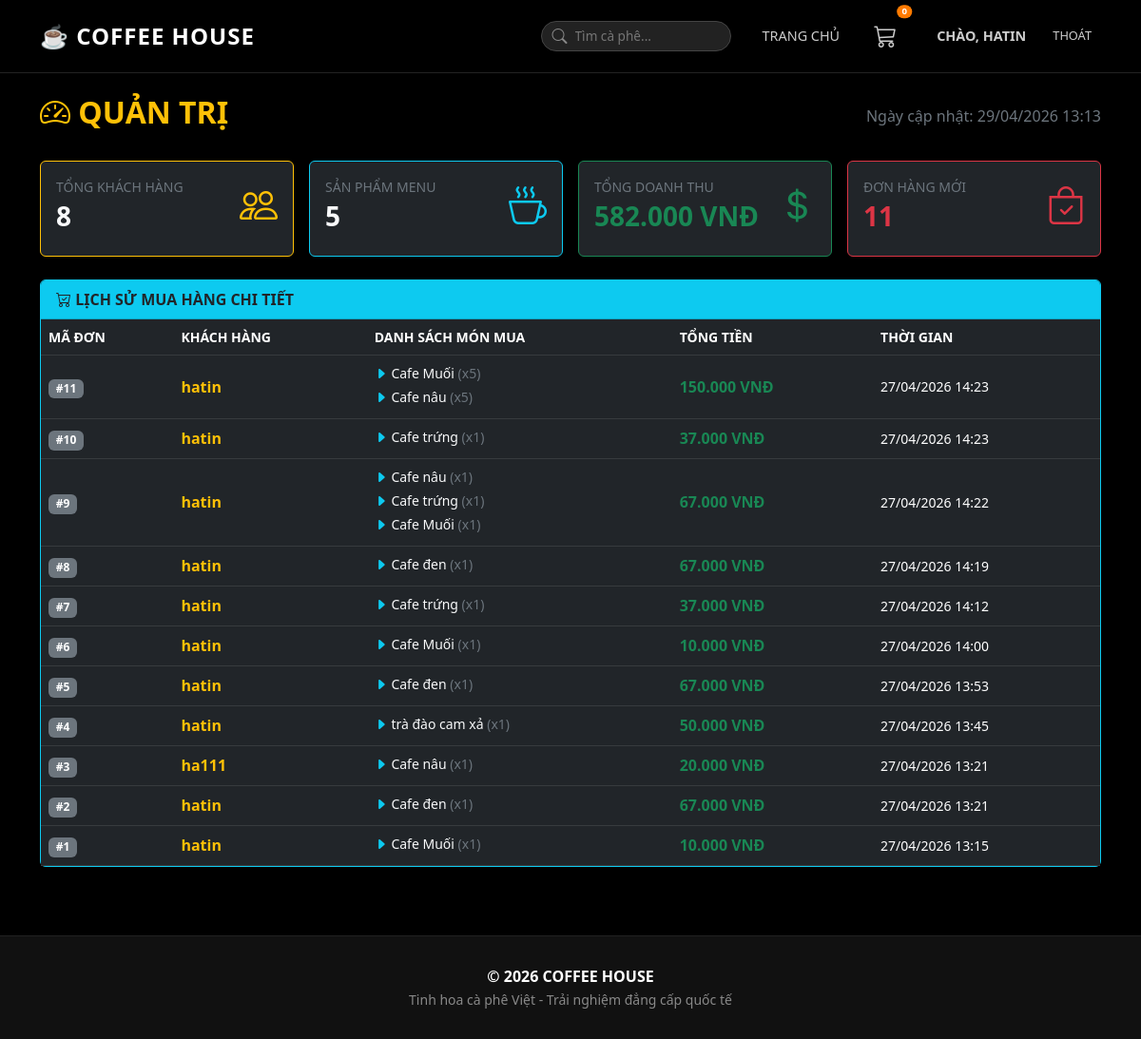
Page /admin-panel/ (signed in) on the committed database.
### products/models.py (models this page shows, shortened)
class Order(models.Model):
    user = models.ForeignKey(User, on_delete=models.CASCADE, verbose_name="Khách hàng")
    total_price = models.DecimalField(max_digits=12, decimal_places=0, verbose_name="Tổng tiền")
    created_at = models.DateTimeField(auto_now_add=True, verbose_name="Ngày đặt")
    status = models.CharField(max_length=50, default="Hoàn thành", verbose_name="Trạng thái")

class OrderItem(models.Model):
    order = models.ForeignKey(Order, related_name='items', on_delete=models.CASCADE)
    product = models.ForeignKey(Product, on_delete=models.CASCADE, verbose_name="Sản phẩm")
    quantity = models.PositiveIntegerField(default=1, verbose_name="Số lượng")
    price = models.DecimalField(max_digits=10, decimal_places=0, verbose_name="Giá lúc mua")

class Product(models.Model):
    category = models.ForeignKey(Category, on_delete=models.CASCADE, verbose_name="Danh mục")
    name = models.CharField(max_length=200, verbose_name="Tên sản phẩm")
    description = models.TextField(verbose_name="Mô tả", blank=True)
    price = models.DecimalField(max_digits=10, decimal_places=0, verbose_name="Giá tiền")
    image = models.ImageField(upload_to='products/', null=True, blank=True)
    created_at = models.DateTimeField(auto_now_add=True)

### products/views.py (the view)
# urls.py: path('admin-panel/', views.admin_panel, name='admin_panel'),
@staff_member_required
def admin_panel(request):
    total_users = User.objects.count()
    total_products = Product.objects.count()
    total_revenue = Order.objects.aggregate(Sum('total_price'))['total_price__sum'] or 0
    all_users = User.objects.all().order_by('-date_joined')
    all_orders = Order.objects.all().order_by('-created_at')
    all_products = Product.objects.all()
    all_categories = Category.objects.all()
    return render(request, 'admin_panel.html', locals())

### products/templatetags/currency_filters.py (called while the page is built)
@register.filter(name='vn_currency')
def vn_currency(value):
    try:
        return "{:,.0f}".format(float(value)).replace(",", ".")
    except (ValueError, TypeError):
        return value

### templates/admin_panel.html (shortened to what this page needs)
{% extends 'base.html' %}
{% load currency_filters %}
{% block content %}
<div class="container-fluid py-4" style="background: #000; min-height: 100vh;">
    <div class="container">
        <div class="d-flex justify-content-between align-items-center mb-4">
            <h2 class="text-warning fw-bold"><i class="bi bi-speedometer2"></i> QUẢN TRỊ</h2>
            <span class="text-secondary">Ngày cập nhật: {% now "d/m/Y H:i" %}</span>
        </div>
        <div class="row g-3 mb-4">
            <div class="col-md-3">
                <div class="card bg-dark border-warning text-light shadow-sm h-100">
                    <div class="card-body">
                        <div class="d-flex justify-content-between">
                            <div>
                                <p class="text-secondary small mb-1">TỔNG KHÁCH HÀNG</p>
                                <h3 class="fw-bold">{{ total_users }}</h3>
                            </div>
                            <i class="bi bi-people text-warning fs-1"></i>
                        </div>
                    </div>
                </div>
            </div>
            <div class="col-md-3">
                <div class="card bg-dark border-info text-light shadow-sm h-100">
                    <div class="card-body">
                        <div class="d-flex justify-content-between">
                            <div>
                                <p class="text-secondary small mb-1">SẢN PHẨM MENU</p>
                                <h3 class="fw-bold">{{ total_products }}</h3>
                            </div>
                            <i class="bi bi-cup-hot text-info fs-1"></i>
                        </div>
                    </div>
                </div>
            </div>
            <div class="col-md-3">
                <div class="card bg-dark border-success text-light shadow-sm h-100">
                    <div class="card-body">
                        <div class="d-flex justify-content-between">
                            <div>
                                <p class="text-secondary small mb-1">TỔNG DOANH THU</p>
                                <h3 class="fw-bold text-success">{{ total_revenue|vn_currency }} VNĐ</h3>
                            </div>
                            <i class="bi bi-currency-dollar text-success fs-1"></i>
                        </div>
                    </div>
                </div>
            </div>
            <div class="col-md-3">
                <div class="card bg-dark border-danger text-light shadow-sm h-100">
                    <div class="card-body">
                        <div class="d-flex justify-content-between">
                            <div>
                                <p class="text-secondary small mb-1">ĐƠN HÀNG MỚI</p>
                                <h3 class="fw-bold text-danger">{{ all_orders.count }}</h3>
                            </div>
                            <i class="bi bi-bag-check text-danger fs-1"></i>
                        </div>
                    </div>
                </div>
            </div>
        </div>
        <div class="card bg-dark border-info text-light shadow-sm mb-5">
            <div class="card-header bg-info text-dark fw-bold"><i class="bi bi-cart-check"></i> LỊCH SỬ MUA HÀNG CHI TIẾT</div>
            <div class="card-body p-0">
                <div class="table-responsive">
                    <table class="table table-dark table-hover mb-0 align-middle">
                        <thead>
                            <tr class="text-secondary small">
                                <th>MÃ ĐƠN</th>
                                <th>KHÁCH HÀNG</th>
                                <th>DANH SÁCH MÓN MUA</th>
                                <th>TỔNG TIỀN</th>
                                <th>THỜI GIAN</th>
                            </tr>
                        </thead>
                        <tbody>
                            {% for order in all_orders %}
                            <tr>
                                <td><span class="badge bg-secondary">#{{ order.id }}</span></td>
                                <td class="text-warning fw-bold">{{ order.user.username }}</td>
                                <td>
                                    <ul class="list-unstyled mb-0 small">
                                        {% for item in order.items.all %}
                                            <li class="mb-1 text-light">
                                                <i class="bi bi-caret-right-fill text-info"></i>
                                                {{ item.product.name }} <span class="text-secondary">(x{{ item.quantity }})</span>
                                            </li>
                                        {% endfor %}
                                    </ul>
                                </td>
                                <td class="text-success fw-bold">{{ order.total_price|vn_currency }} VNĐ</td>
                                <td class="small">{{ order.created_at|date:"d/m/Y H:i" }}</td>
                            </tr>
                            {% empty %}
                            <tr><td colspan="5" class="text-center py-4 text-secondary">Chưa có giao dịch nào được ghi nhận.</td></tr>
                            {% endfor %}
                        </tbody>
                    </table>
                </div>
            </div>
        </div>
    </div>
</div>
{% endblock %}

### templates/base.html (shortened to what this page needs)
<!DOCTYPE html>
<html lang="vi">
<head>
<link href="https://cdn.jsdelivr.net/npm/bootstrap@5.3.0/dist/css/bootstrap.min.css" rel="stylesheet">
<link rel="stylesheet" href="https://cdn.jsdelivr.net/npm/bootstrap-icons@1.11.1/font/bootstrap-icons.css">
</head>
<body>
<nav class="navbar navbar-expand-lg navbar-dark navbar-custom fixed-top">
    <div class="container">
        <a class="navbar-brand fw-bold" href="/">☕ COFFEE HOUSE</a>
        <div class="collapse navbar-collapse" id="navbarNav">
            <div class="navbar-nav ms-auto align-items-center">
                <div class="search-box">
                    <i class="bi bi-search"></i>
                    <input type="text" id="productSearch" placeholder="Tìm cà phê..."
                           onkeydown="if(event.key==='Enter') { event.preventDefault(); handleSmartSearch(); }">
                </div>
                <a class="nav-link" href="/">Trang Chủ</a>
                <a href="{% url 'cart_detail' %}" class="nav-link position-relative me-3">
                    <i class="bi bi-cart3 fs-4"></i>
                    <span class="position-absolute top-0 start-100 translate-middle badge rounded-pill cart-badge">
                        {{ request.session.cart|length|default:0 }}
                    </span>
                </a>
                {% if user.is_authenticated %}
                    <span class="nav-link text-warning fw-bold small">Chào, {{ user.username }}</span>
                    <form action="{% url 'logout' %}" method="post" style="display:inline;">
                        <button type="submit" class="nav-link btn btn-link p-0" style="font-size:0.8rem; color: #fff;">Thoát</button>
                    </form>
                {% else %}
                    <a class="nav-link" href="{% url 'login' %}">Đăng nhập</a>
                    <a class="nav-link btn btn-outline-light rounded-pill px-4 ms-lg-2" href="{% url 'register' %}">Đăng ký</a>
                {% endif %}
            </div>
        </div>
    </div>
</nav>
<div class="main-content">
    <div id="contentBody">
        {% block content %}
        {% endblock %}
    </div>
</div>
<footer class="footer text-center">
    <div class="container">
        <p class="mb-0 fw-bold" style="color:#fff">© 2026 COFFEE HOUSE</p>
        <small>Tinh hoa cà phê Việt - Trải nghiệm đẳng cấp quốc tế</small>
    </div>
</footer>
</body>
</html>

### templates/base.html (style rules this page uses)
html, body { height:100%; margin:0; }
body { background:#000; font-family:'Segoe UI',sans-serif; display:flex; flex-direction:column; }
.navbar-custom { background: rgba(0,0,0,0.9) !important; padding: 12px 0; border-bottom: 1px solid #222; backdrop-filter: blur(10px); transition: all 0.3s ease; }
.navbar-brand { font-size:1.5rem; letter-spacing:1px; color:#fff !important; }
.nav-link { color:rgba(255,255,255,0.8) !important; font-weight:500; text-transform:uppercase; font-size:0.9rem; margin:0 10px; }
.search-box { position: relative; margin-right: 15px; }
.search-box input { background: #222; border: 1px solid #444; color: #fff; border-radius: 20px; padding: 5px 15px 5px 35px; font-size: 0.85rem; width: 200px; transition: 0.3s; }
.search-box i { position: absolute; left: 12px; top: 50%; transform: translateY(-50%); color: #888; }
.cart-badge { font-size:0.6rem; padding:2px 5px; background:#ff7b00 !important; }
.main-content { flex: 1 0 auto; padding-top: 75px; color: white; }
.footer { flex-shrink:0; background:#111; color:rgba(255,255,255,0.5); padding:30px 0; border-top:1px solid #222; }
a { text-decoration: none; }

### rows in the picture
Order: id "11", user.username "hatin", total_price|vn_currency "150.000", created_at "27/04/2026 14:23"
OrderItem: product.name "Cafe Muối", quantity "5"
OrderItem: product.name "Cafe nâu", quantity "5"
Order: id "10", user.username "hatin", total_price|vn_currency "37.000", created_at "27/04/2026 14:23"
OrderItem: product.name "Cafe trứng", quantity "1"
Order: id "9", user.username "hatin", total_price|vn_currency "67.000", created_at "27/04/2026 14:22"
OrderItem: product.name "Cafe nâu", quantity "1"
OrderItem: product.name "Cafe trứng", quantity "1"
OrderItem: product.name "Cafe Muối", quantity "1"
Order: id "8", user.username "hatin", total_price|vn_currency "67.000", created_at "27/04/2026 14:19"
OrderItem: product.name "Cafe đen", quantity "1"
Order: id "7", user.username "hatin", total_price|vn_currency "37.000", created_at "27/04/2026 14:12"
OrderItem: product.name "Cafe trứng", quantity "1"
Order: id "6", user.username "hatin", total_price|vn_currency "10.000", created_at "27/04/2026 14:00"
OrderItem: product.name "Cafe Muối", quantity "1"
Order: id "5", user.username "hatin", total_price|vn_currency "67.000", created_at "27/04/2026 13:53"
OrderItem: product.name "Cafe đen", quantity "1"
Order: id "4", user.username "hatin", total_price|vn_currency "50.000", created_at "27/04/2026 13:45"
OrderItem: product.name "trà đào cam xả", quantity "1"
Order: id "3", user.username "ha111", total_price|vn_currency "20.000", created_at "27/04/2026 13:21"
OrderItem: product.name "Cafe nâu", quantity "1"
Order: id "2", user.username "hatin", total_price|vn_currency "67.000", created_at "27/04/2026 13:21"
OrderItem: product.name "Cafe đen", quantity "1"
Order: id "1", user.username "hatin", total_price|vn_currency "10.000", created_at "27/04/2026 13:15"
OrderItem: product.name "Cafe Muối", quantity "1"

### other values in the picture
{{ request.session.cart|length|default:0 }} "0"
{{ user.username }} "HATIN"
{{ total_users }} "8"
{{ total_products }} "5"
{{ total_revenue|vn_currency }} "582.000"
{{ all_orders.count }} "11"
